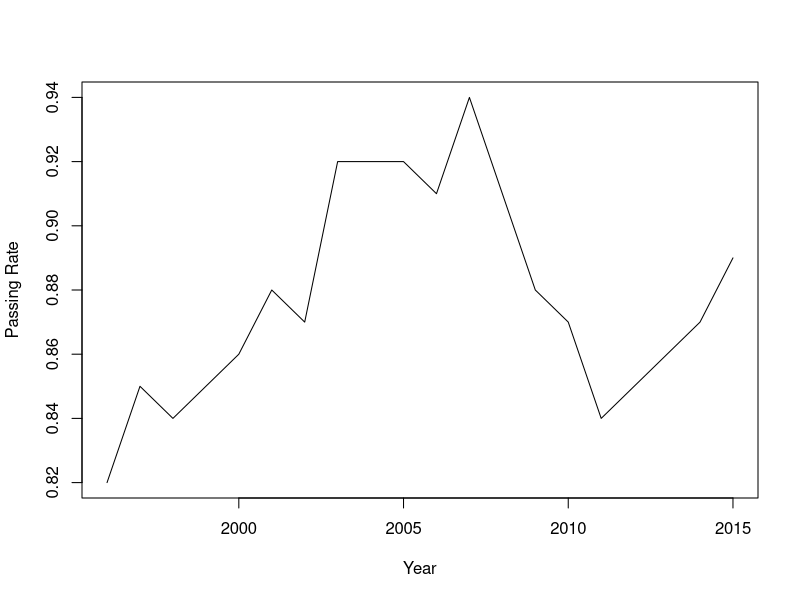
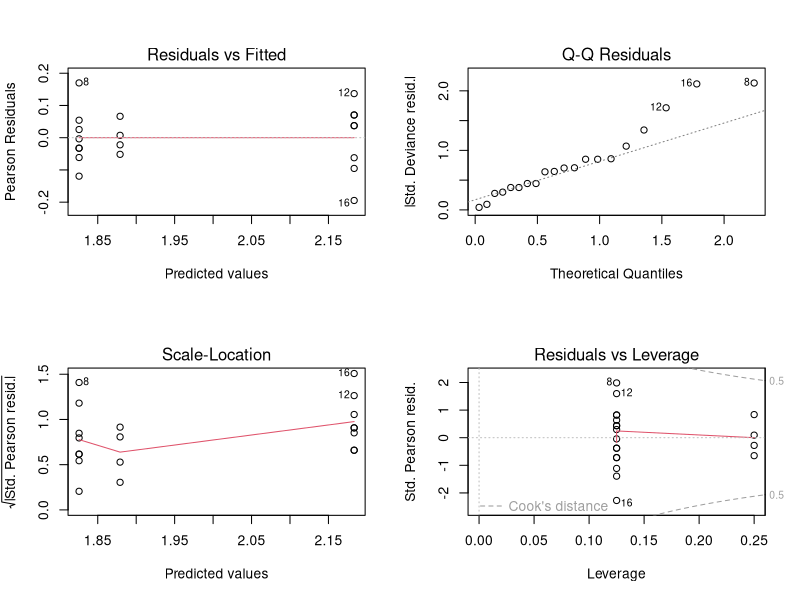
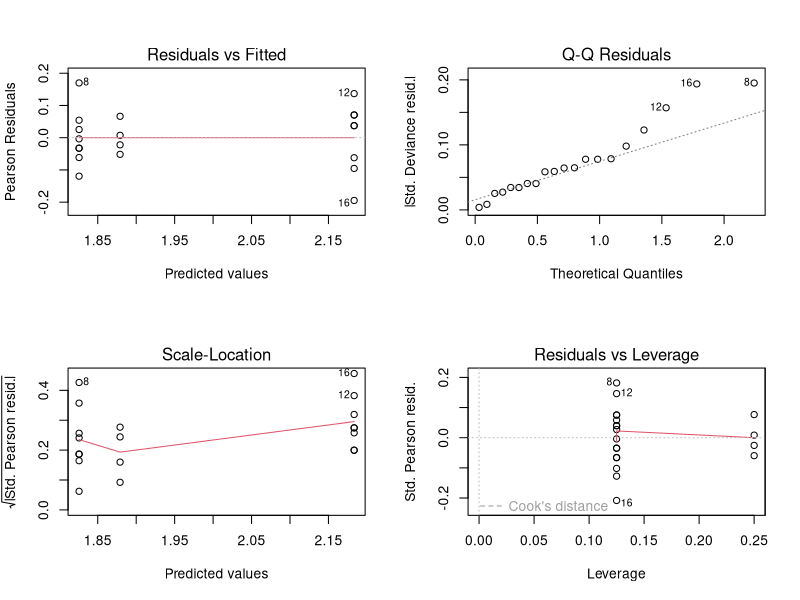
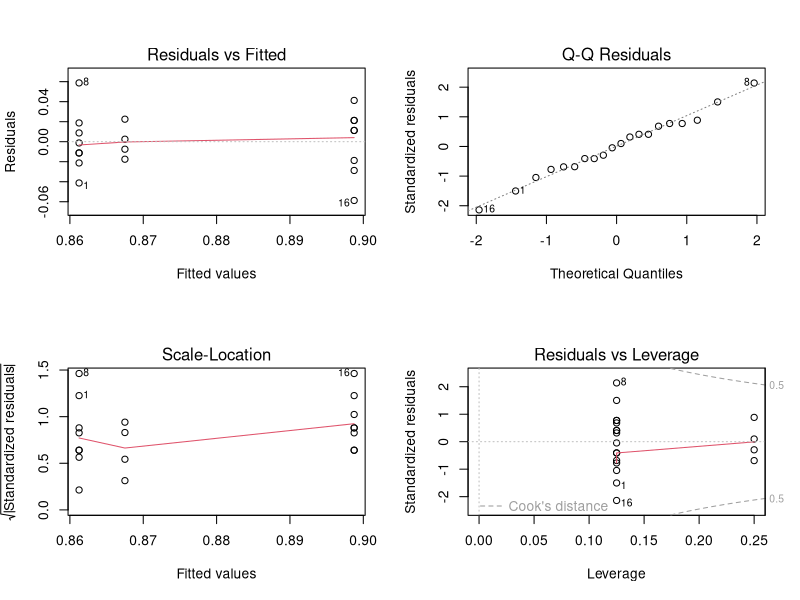

Generate these figures, in order, with R:
## ---- chunk 1
# Load the dataset into a data frame
df <- read.table("data.txt", header = TRUE)
## ---- chunk 2
# Plot the data
plot(df$Year, df$Pct, type = "l", xlab = "Year", ylab = "Passing Rate")
## ---- chunk 3
# Summarize the data
summary(df$Pct)
## ---- chunk 4
# Create a new column that classifies each year into one of three periods
df$Period <- ifelse(df$Year <= 2003, "tp1",
                    ifelse(df$Year > 2011, "tp3", "tp2"))

# View the data frame
df
## ---- chunk 5
# Fit a quasi-binomial model with the Period variable
model <- glm(Pct ~ Period, data = df, family = quasibinomial)

# Implement diagnostics
par(mfrow = c(2, 2))
plot(model)

# Display tables of parameter summaries
summary(model)
## ---- chunk 6
# Fit a GLM with the Period variable
model <- glm(Pct ~ Period, data = df, family = binomial)

# Implement diagnostics
par(mfrow = c(2, 2))
plot(model)

# Display tables of parameter summaries
summary(model)
## ---- chunk 7
# Fit a linear regression model with the Period variable
model <- lm(Pct ~ Period, data = df)

# Implement diagnostics
par(mfrow = c(2, 2))
plot(model)

# Display tables of parameter summaries
summary(model)
## ---- chunk 8
# Fit the three models
model1 <- lm(Pct ~ 1, data = df)
model2 <- lm(Pct ~ Period, data = df)
model3 <- lm(Pct ~ Year + Period, data = df)

# Test the three hypotheses using F tests
anova(model1, model2, model3)

# Test the stepwise constant hypothesis
model_sc <- lm(Pct ~ Year + Period + Year:Period, data = df)
summary(model_sc)

# Test the piecewise linear hypothesis
model_pl <- lm(Pct ~ Year + Period + I((Year - 2003)*(Year > 2003)) + I((Year - 2011)*(Year > 2011)), data = df)
summary(model_pl)
